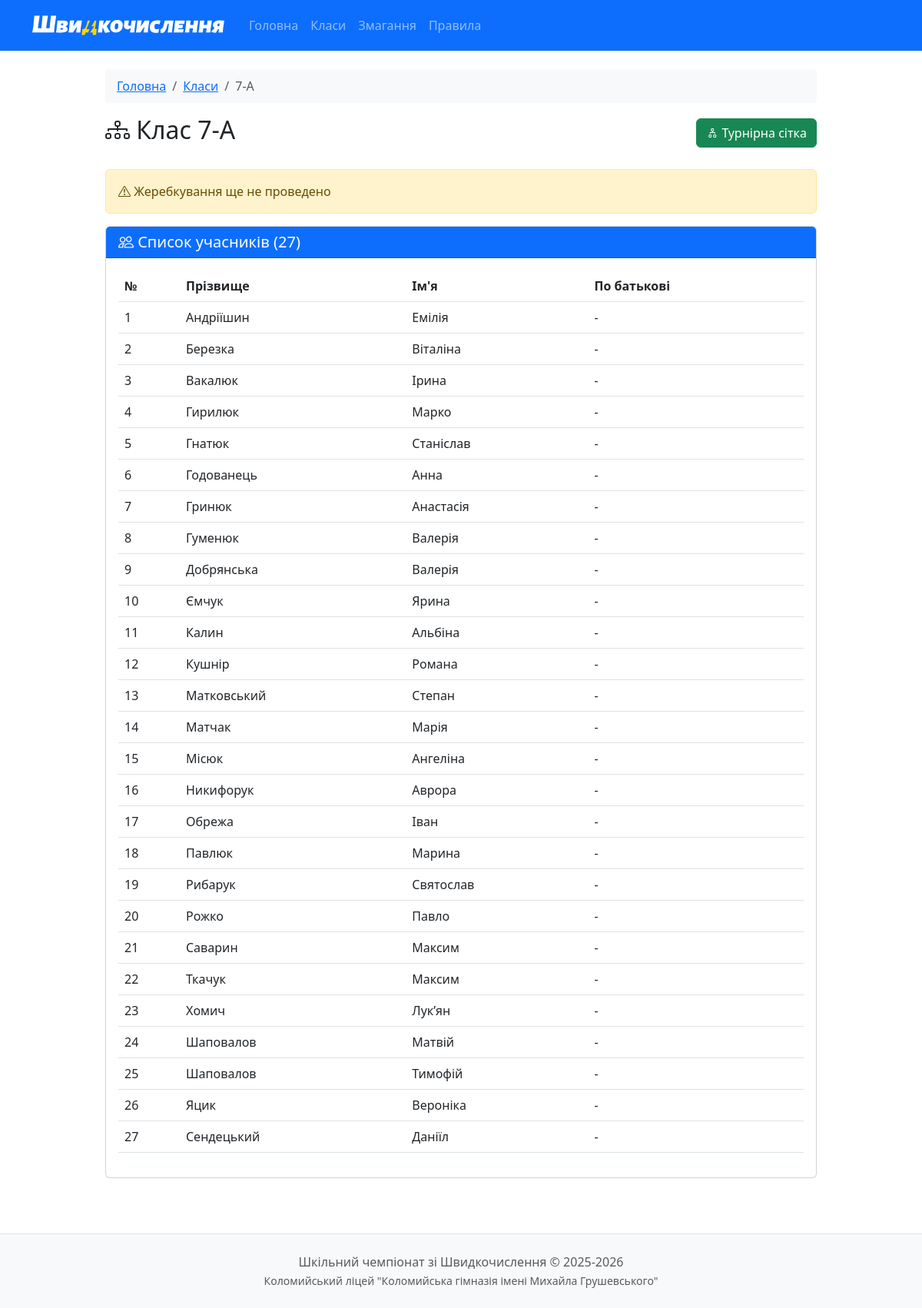
/class/7-А, run on the app's committed database.
### models.py (models this page shows, shortened)
class Student(db.Model):
    id = db.Column(db.Integer, primary_key=True)
    first_name = db.Column(db.String(50), nullable=False)
    last_name = db.Column(db.String(50), nullable=False)
    patronymic = db.Column(db.String(50))
    class_name = db.Column(db.String(10), nullable=False)
    seed = db.Column(db.Integer)
    rating = db.Column(db.Float, default=0.0)  # Змінено на Float для 10.5 тощо
    has_bye = db.Column(db.Boolean, default=False)
    home_matches = db.relationship('Match', foreign_keys='Match.student1_id', backref='student1', lazy=True)
    away_matches = db.relationship('Match', foreign_keys='Match.student2_id', backref='student2', lazy=True)

### app.py (the view)
@app.route('/class/<class_name>')
def class_detail(class_name):
    students = Student.query.filter_by(class_name=class_name).order_by(Student.seed).all()
    has_draw = any(s.seed is not None for s in students)
    return render_template('class_detail.html',
                         class_name=class_name,
                         students=students,
                         has_draw=has_draw)

### templates/class_detail.html (shortened to what this page needs)
{% extends "base.html" %}
{% block content %}
<div class="row">
    <div class="col-md-10 mx-auto">
        <nav aria-label="breadcrumb">
            <ol class="breadcrumb">
                <li class="breadcrumb-item"><a href="{{ url_for('index') }}">Головна</a></li>
                <li class="breadcrumb-item"><a href="{{ url_for('classes') }}">Класи</a></li>
                <li class="breadcrumb-item active">{{ class_name }}</li>
            </ol>
        </nav>
        <div class="d-flex justify-content-between align-items-center mb-4">
            <h2><i class="bi bi-diagram-3"></i> Клас {{ class_name }}</h2>
            <a href="{{ url_for('bracket', class_name=class_name) }}" class="btn btn-success">
                <i class="bi bi-diagram-2"></i> Турнірна сітка
            </a>
        </div>
        {% if has_draw %}
        <div class="alert alert-success">
            <i class="bi bi-check-circle"></i> Жеребкування проведено
        </div>
        {% else %}
        <div class="alert alert-warning">
            <i class="bi bi-exclamation-triangle"></i> Жеребкування ще не проведено
        </div>
        {% endif %}
        <div class="card">
            <div class="card-header bg-primary text-white">
                <h5 class="mb-0">
                    <i class="bi bi-people"></i> Список учасників ({{ students|length }})
                </h5>
            </div>
            <div class="card-body">
                {% if students %}
                <div class="table-responsive">
                    <table class="table table-hover">
                        <thead>
                            <tr>
                                {% if has_draw %}
                                <th width="80">Номер</th>
                                {% else %}
                                <th width="80">№</th>
                                {% endif %}
                                <th>Прізвище</th>
                                <th>Ім'я</th>
                                <th>По батькові</th>
                            </tr>
                        </thead>
                        <tbody>
                            {% for student in students %}
                            <tr>
                                <td>
                                    {% if student.seed %}
                                        <span class="badge bg-primary">{{ student.seed }}</span>
                                    {% else %}
                                        {{ loop.index }}
                                    {% endif %}
                                </td>
                                <td>{{ student.last_name }}</td>
                                <td>{{ student.first_name }}</td>
                                <td>{{ student.patronymic or '-' }}</td>
                            </tr>
                            {% endfor %}
                        </tbody>
                    </table>
                </div>
                {% else %}
                <p class="text-muted text-center mb-0">Немає учасників</p>
                {% endif %}
            </div>
        </div>
    </div>
</div>
{% endblock %}

### static/css/style.css (style rules this page uses)
body { min-height: 100vh; display: flex; flex-direction: column; }
.card { transition: transform 0.2s, box-shadow 0.2s; }
.card, .alert { animation: fadeIn 0.3s ease-out; }
.btn { transition: all 0.2s; }
.breadcrumb { background: #f8f9fa; padding: 10px 15px; border-radius: 5px; }

### data on the page
Student: last_name "Андріїшин", first_name "Емілія", patronymic "-"
Student: last_name "Березка", first_name "Віталіна", patronymic "-"
Student: last_name "Вакалюк", first_name "Ірина", patronymic "-"
Student: last_name "Гирилюк", first_name "Марко", patronymic "-"
Student: last_name "Гнатюк", first_name "Станіслав", patronymic "-"
Student: last_name "Годованець", first_name "Анна", patronymic "-"
Student: last_name "Гринюк", first_name "Анастасія", patronymic "-"
Student: last_name "Гуменюк", first_name "Валерія", patronymic "-"
Student: last_name "Добрянська", first_name "Валерія", patronymic "-"
Student: last_name "Ємчук", first_name "Ярина", patronymic "-"
Student: last_name "Калин", first_name "Альбіна", patronymic "-"
Student: last_name "Кушнір", first_name "Романа", patronymic "-"
Student: last_name "Матковський", first_name "Степан", patronymic "-"
Student: last_name "Матчак", first_name "Марія", patronymic "-"
Student: last_name "Місюк", first_name "Ангеліна", patronymic "-"
Student: last_name "Никифорук", first_name "Аврора", patronymic "-"
Student: last_name "Обрежа", first_name "Іван", patronymic "-"
Student: last_name "Павлюк", first_name "Марина", patronymic "-"
Student: last_name "Рибарук", first_name "Святослав", patronymic "-"
Student: last_name "Рожко", first_name "Павло", patronymic "-"
Student: last_name "Саварин", first_name "Максим", patronymic "-"
Student: last_name "Ткачук", first_name "Максим", patronymic "-"
Student: last_name "Хомич", first_name "Лук’ян", patronymic "-"
Student: last_name "Шаповалов", first_name "Матвій", patronymic "-"
Student: last_name "Шаповалов", first_name "Тимофій", patronymic "-"
Student: last_name "Яцик", first_name "Вероніка", patronymic "-"
Student: last_name "Сендецький", first_name "Даніїл", patronymic "-"

### other printed values
{{ class_name }} "7-А"
{{ students|length }} "27"
